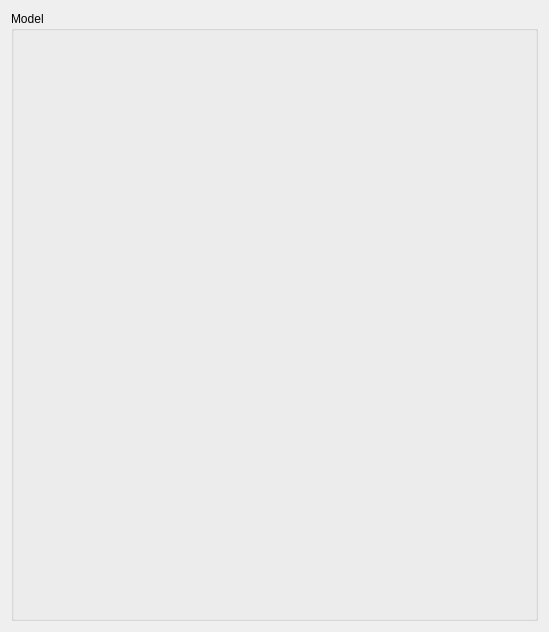
<?xml version="1.0" encoding="UTF-8"?>
<ui version="4.0">
 <class>ModelEditor</class>
 <widget class="QWidget" name="ModelEditor">
  <property name="geometry">
   <rect>
    <x>0</x>
    <y>0</y>
    <width>549</width>
    <height>632</height>
   </rect>
  </property>
  <property name="windowTitle">
   <string>Model Editor</string>
  </property>
  <layout class="QGridLayout" name="gridLayout">
   <item row="0" column="0">
    <widget class="QGroupBox" name="groupBox_13">
     <property name="title">
      <string>Model</string>
     </property>
     <layout class="QGridLayout" name="gridLayout_16">
      <item row="0" column="0">
       <widget class="QCodeEditor" name="txtEditor" native="true"/>
      </item>
     </layout>
    </widget>
   </item>
  </layout>
 </widget>
 <customwidgets>
  <customwidget>
   <class>QCodeEditor</class>
   <extends>QWidget</extends>
   <header location="global">sas.qtgui.Utilities.CodeEditor.h</header>
  </customwidget>
 </customwidgets>
 <resources/>
 <connections/>
</ui>
